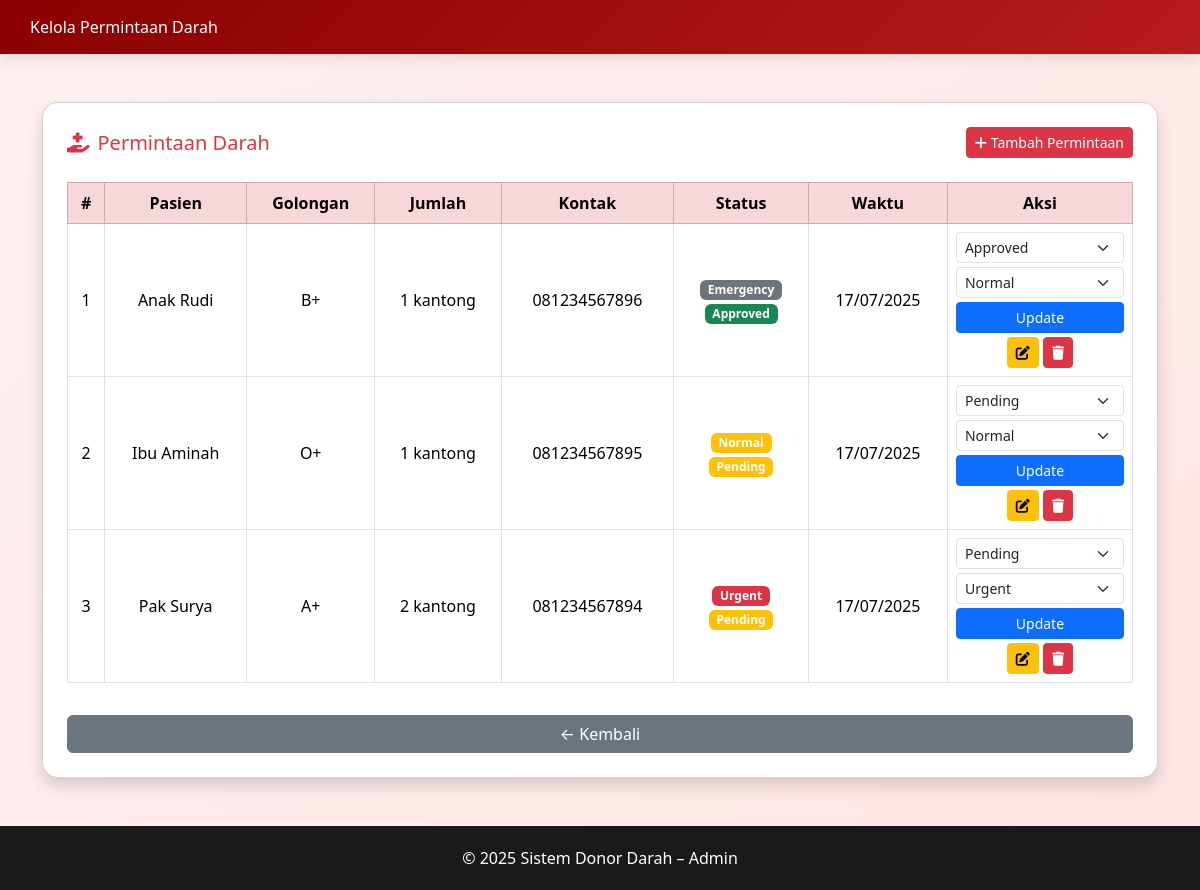
The page /admin/permintaan_old.php (signed in) on the database its author committed.
### tables this page shows
CREATE TABLE IF NOT EXISTS `blood_requests` (
  `id` int(11) NOT NULL AUTO_INCREMENT,
  `patient_name` varchar(100) NOT NULL,
  `hospital` varchar(100) NOT NULL,
  `blood_type` enum('A','B','AB','O') NOT NULL,
  `rhesus` enum('+','-') NOT NULL DEFAULT '+',
  `quantity_needed` int(11) NOT NULL,
  `urgency` enum('normal','urgent','emergency') NOT NULL DEFAULT 'normal',
  `request_date` date NOT NULL,
  `needed_date` date NOT NULL,
  `contact_person` varchar(100) NOT NULL,
  `contact_phone` varchar(20) NOT NULL,
  `notes` text DEFAULT NULL,
  `status` enum('pending','approved','rejected','completed','cancelled') NOT NULL DEFAULT 'pending',
  `approved_by` int(11) DEFAULT NULL,
  `approved_at` timestamp NULL DEFAULT NULL,
  `created_at` timestamp NULL DEFAULT CURRENT_TIMESTAMP,
  `updated_at` timestamp NULL DEFAULT CURRENT_TIMESTAMP ON UPDATE CURRENT_TIMESTAMP,
  PRIMARY KEY (`id`),
  KEY `approved_by` (`approved_by`),
  INDEX `idx_requests_date` (`request_date`),
  INDEX `idx_requests_status` (`status`),
  INDEX `idx_requests_urgency` (`urgency`),
  CONSTRAINT `blood_requests_ibfk_1` FOREIGN KEY (`approved_by`) REFERENCES `users` (`id`) ON DELETE SET NULL
);

### admin/permintaan_old.php (the view, shortened to what this page needs)
<?php
include 'auth_check.php';
$data = false;
try {
    $columns_result = mysqli_query($conn, "SHOW COLUMNS FROM blood_requests");
    if ($columns_result) {
        $available_columns = [];
        while ($col = mysqli_fetch_assoc($columns_result)) {
            $available_columns[] = $col['Field'];
        }
        $select_columns = [];
        $required_columns = ['id', 'patient_name', 'hospital', 'blood_type', 'rhesus', 'quantity_needed',
                            'contact_person', 'contact_phone', 'notes', 'urgency', 'status', 'request_date'];
        foreach ($required_columns as $col) {
            if (in_array($col, $available_columns)) {
                $select_columns[] = $col;
            }
        }
        if (!empty($select_columns)) {
            $query = "SELECT " . implode(', ', $select_columns) . " FROM blood_requests ORDER BY id DESC";
            $data = mysqli_query($conn, $query);
        }
    }
} catch (Exception $e) {
    $data = mysqli_query($conn, "SELECT * FROM blood_requests ORDER BY id DESC");
}
?>
<!DOCTYPE html>
<html lang="id">
<head>
  <link rel="stylesheet" href="../../assets/style.css" />
  <link href="https://cdn.jsdelivr.net/npm/bootstrap@5.3.3/dist/css/bootstrap.min.css" rel="stylesheet" />
  <link href="https://cdnjs.cloudflare.com/ajax/libs/font-awesome/6.5.0/css/all.min.css" rel="stylesheet" />
</head>
<body>
<header class="header-main">Kelola Permintaan Darah</header>
<div class="container my-5">
  <div class="card shadow p-4 rounded-4">
    <div class="d-flex justify-content-between align-items-center mb-4">
      <h5 class="text-danger mb-0"><i class="fas fa-hand-holding-medical me-2"></i>Permintaan Darah</h5>
      <a href="tambah-permintaan.php" class="btn btn-danger btn-sm"><i class="fas fa-plus"></i> Tambah Permintaan</a>
    </div>
    <div class="table-responsive">
      <table class="table table-bordered table-hover text-center align-middle">
        <thead class="table-danger">
          <tr>
            <th>#</th>
            <th>Pasien</th>
            <th>Golongan</th>
            <th>Jumlah</th>
            <th>Kontak</th>
            <th>Status</th>
            <th>Waktu</th>
            <th>Aksi</th>
          </tr>
        </thead>
        <tbody>
          <?php if($data && mysqli_num_rows($data) > 0): ?>
            <?php $no = 1; while ($r = mysqli_fetch_assoc($data)) : ?>
            <tr>
              <td><?= $no++ ?></td>
              <td><?= htmlspecialchars($r['patient_name'] ?? 'N/A') ?></td>
              <td><?= htmlspecialchars(($r['blood_type'] ?? '') . ($r['rhesus'] ?? '')) ?></td>
              <td><?= (int)($r['quantity_needed'] ?? 0) ?> kantong</td>
              <td><?= htmlspecialchars($r['contact_phone'] ?? 'N/A') ?></td>
              <td>
                <?php
                $urgency = $r['urgency'] ?? 'normal';
                $status = $r['status'] ?? 'pending';
                $urgency_class = '';
                $status_class = '';
                switch($urgency) {
                  case 'urgent': $urgency_class = 'bg-danger'; break;
                  case 'normal': $urgency_class = 'bg-warning'; break;
                  default: $urgency_class = 'bg-secondary';
                }
                switch($status) {
                  case 'pending': $status_class = 'bg-warning'; break;
                  case 'approved': $status_class = 'bg-success'; break;
                }
                ?>
                <span class="badge <?= $urgency_class ?>"><?= ucfirst($urgency) ?></span><br>
                <span class="badge <?= $status_class ?>"><?= ucfirst($status) ?></span>
              </td>
              <td><?= date('d/m/Y', strtotime($r['request_date'])) ?></td>
              <td>
                <form action="update-status-permintaan.php" method="post" class="d-inline mb-1">
                  <div class="d-flex flex-column gap-1">
                    <select name="status" class="form-select form-select-sm">
                      <option value="pending" <?= ($r['status'] ?? 'pending') == 'pending' ? 'selected' : '' ?>>Pending</option>
                      <option value="approved" <?= ($r['status'] ?? 'pending') == 'approved' ? 'selected' : '' ?>>Approved</option>
                    </select>
                    <select name="urgency" class="form-select form-select-sm">
                      <option value="normal" <?= ($r['urgency'] ?? 'normal') == 'normal' ? 'selected' : '' ?>>Normal</option>
                      <option value="urgent" <?= ($r['urgency'] ?? 'normal') == 'urgent' ? 'selected' : '' ?>>Urgent</option>
                    </select>
                    <button type="submit" class="btn btn-primary btn-sm">Update</button>
                  </div>
                </form>
                <a href="edit-permintaan.php?id=<?= $r['id'] ?>" class="btn btn-warning btn-sm mt-1"><i class="fas fa-edit"></i></a>
                <form action="hapus-permintaan.php" method="post" class="d-inline" onsubmit="return confirm('Yakin ingin menghapus permintaan ini?');">
                  <button type="submit" class="btn btn-danger btn-sm mt-1"><i class="fas fa-trash"></i></button>
                </form>
              </td>
            </tr>
            <?php endwhile ?>
          <?php else: ?>
            <tr><td colspan="8" class="text-center">Belum ada data permintaan darah.</td></tr>
          <?php endif; ?>
        </tbody>
      </table>
    </div>
    <a href="index.php" class="btn btn-secondary mt-3">← Kembali</a>
  </div>
</div>
<footer class="footer-main">
  &copy; 2025 Sistem Donor Darah – Admin
</footer>
</body>
</html>

### assets/style.css (style rules this page uses)
body { font-family: 'Poppins', sans-serif; background: linear-gradient(135deg, #fff0f0 0%, #ffe5e5 100%); color: #333; margin: 0; min-height: 100vh; display: flex; flex-direction: column; }
.header-main { background: linear-gradient(135deg, #8B0000 0%, #b71c1c 100%); color: #fff; padding: 15px 30px; display: flex; justify-content: space-between; align-items: center; box-shadow: 0 4px 15px rgba(0, 0, 0, 0.1); }
.footer-main { background: #1a1a1a; color: #fff; text-align: center; padding: 20px; margin-top: auto; }

### rows shown on the page
blood_requests: patient_name "Anak Rudi", blood_type+rhesus "B+", quantity_needed "1", contact_phone "081234567896", urgency "Emergency", status "Approved", request_date "17/07/2025"
blood_requests: patient_name "Ibu Aminah", blood_type+rhesus "O+", quantity_needed "1", contact_phone "081234567895", urgency "Normal", status "Pending", request_date "17/07/2025"
blood_requests: patient_name "Pak Surya", blood_type+rhesus "A+", quantity_needed "2", contact_phone "081234567894", urgency "Urgent", status "Pending", request_date "17/07/2025"
